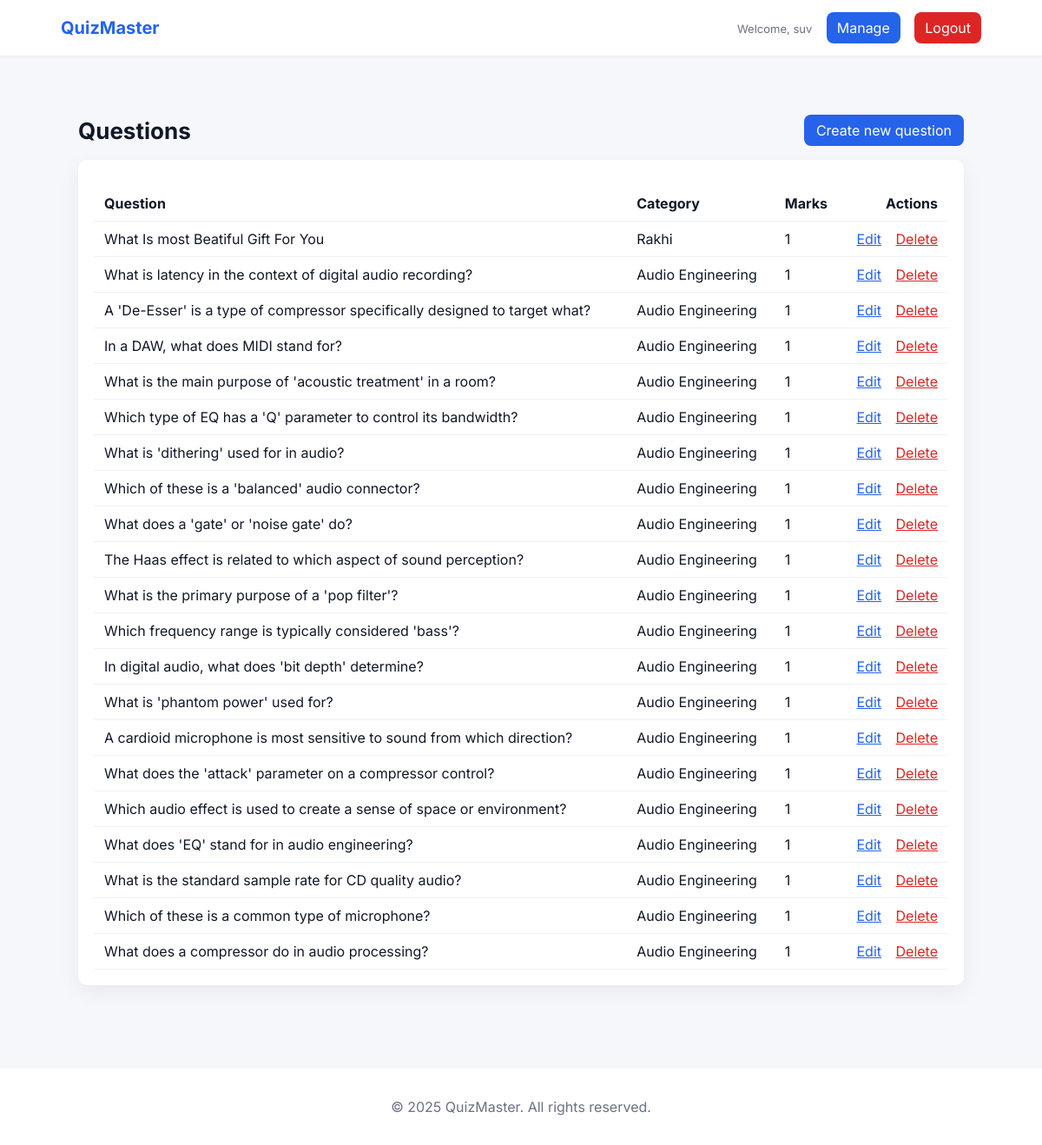
The app's page /host/questions/ (signed in) with its own data.
### Quiz_App/models.py (models this page shows, shortened)
class Question(models.Model):
    category = models.ForeignKey(
        Category,
        related_name='questions', # Allows accessing questions from a category object, e.g., category.questions.all()
        on_delete=models.CASCADE,
        help_text="The category this question belongs to."
    )
    question_text = models.CharField(max_length=255, help_text="The text of the question.")
    marks = models.IntegerField(default=1, help_text="The points awarded for a correct answer.")
    created_at = models.DateTimeField(auto_now_add=True, help_text="The date and time this question was created.")
    class Meta:
        ordering = ['-created_at']

class Category(models.Model):
    name = models.CharField(max_length=100, unique=True, help_text="The name of the quiz category.")
    class Meta:
        ordering = ['name']
        verbose_name_plural = "Categories"

### Quiz_App/host_views.py (the view)
    def _wrapped(request, *args, **kwargs):
        user = request.user
        if not user.is_authenticated:
            return redirect('login')
        if not (user.is_staff or user.groups.filter(name='Host').exists()):
            return HttpResponseForbidden('You do not have permission to access this page.')
        return view_func(request, *args, **kwargs)

### Quiz_App/host_views.py (called while the page is built)
def host_required(view_func):
    def _wrapped(request, *args, **kwargs):
        user = request.user
        if not user.is_authenticated:
            return redirect('login')
        if not (user.is_staff or user.groups.filter(name='Host').exists()):
            return HttpResponseForbidden('You do not have permission to access this page.')
        return view_func(request, *args, **kwargs)
    return _wrapped

@host_required
def question_list(request):
    questions = Question.objects.select_related('category').all()
    return render(request, 'host_panel/question_list.html', {'questions': questions})

### Quiz_App/templates/host_panel/question_list.html (shortened to what this page needs)
{% extends 'Quiz_App/base.html' %}
{% block content %}
<div class="container">
    <div class="kv">
        <h1 class="h1">Questions</h1>
        <a href="{% url 'host_question_create' %}" class="btn">Create new question</a>
    </div>
    <div class="card mt-4">
        <table class="table">
            <thead>
                <tr>
                    <th>Question</th>
                    <th>Category</th>
                    <th>Marks</th>
                    <th style="text-align:right">Actions</th>
                </tr>
            </thead>
            <tbody>
                {% for q in questions %}
                <tr>
                    <td>{{ q.question_text }}</td>
                    <td>{{ q.category.name }}</td>
                    <td>{{ q.marks }}</td>
                    <td style="text-align:right">
                        <a href="{% url 'host_question_edit' q.pk %}" class="btn-inline">Edit</a>
                        <a href="{% url 'host_question_delete' q.pk %}" class="btn-inline" style="color:var(--danger);margin-left:12px">Delete</a>
                    </td>
                </tr>
                {% empty %}
                <tr>
                    <td colspan="4">No questions yet.</td>
                </tr>
                {% endfor %}
            </tbody>
        </table>
    </div>
</div>
{% endblock %}

### Quiz_App/templates/Quiz_App/base.html (shortened to what this page needs)
{% load static %}
<!DOCTYPE html>
<html lang="en">
<head>
    <link href="{% static 'css/site.css' %}" rel="stylesheet">
</head>
<body>
    <header class="header">
        <div class="header-inner">
            <a href="{% url 'home' %}" class="brand">QuizMaster</a>
            <div class="nav-links">
                {% if user.is_authenticated %}
                    <span class="small">Welcome, {{ user.username }}</span>
                    {% if user.is_staff or user.is_superuser %}
                        <a href="{% url 'host_dashboard' %}" class="btn" style="margin-left:12px">Manage</a>
                    {% endif %}
                    <a href="{% url 'logout' %}" class="btn danger" style="margin-left:12px">Logout</a>
                {% else %}
                    <a href="{% url 'login' %}" class="btn-inline">Login</a>
                    <a href="{% url 'register' %}" class="btn" style="margin-left:12px">Sign Up</a>
                {% endif %}
            </div>
        </div>
    </header>
    <main class="main">
        <div class="container">
            {% block content %}{% endblock %}
        </div>
    </main>
    <footer class="footer">
        <div>
            <p>&copy; 2025 QuizMaster. All rights reserved.</p>
        </div>
    </footer>
</body>
</html>

### Quiz_App/static/css/site.css (style rules this page uses)
:root { --bg:#f5f7fb; --card:#ffffff; --muted:#6b7280; --text:#111827; --primary:#2563eb; --danger:#dc2626; --radius:10px; }
* { box-sizing:border-box }
html,body { height:100%;margin:0;font-family:Inter,system-ui,Segoe UI,Roboto,-apple-system,"Helvetica Neue",Arial;color:var(--text);background:var(--bg) }
.container { max-width:1100px;margin:0 auto;padding:20px }
.header { background:var(--card);box-shadow:0 1px 4px rgba(0,0,0,0.06); }
.header-inner { display:flex;align-items:center;justify-content:space-between;max-width:1100px;margin:0 auto;padding:14px 20px }
.brand { font-weight:700;color:var(--primary);text-decoration:none;font-size:20px }
.nav-links a { margin-left:12px;color:var(--muted);text-decoration:none }
.header .brand { font-weight:700;color:var(--primary);text-decoration:none }
.header .nav-links a { margin-left:12px;color:var(--muted);text-decoration:none }
.header .nav-links a.btn { color:#fff;background:var(--primary);padding:8px 12px;border-radius:8px }
.header .nav-links a.btn.danger { background:var(--danger);color:#fff }
.main { padding:28px 20px }
.footer { background:var(--card);padding:18px 20px;text-align:center;color:var(--muted);margin-top:28px }
.card { background:var(--card);border-radius:var(--radius);padding:18px;box-shadow:0 8px 24px rgba(15,23,42,0.06) }
.h1 { font-size:26px;margin:0 }
.btn { display:inline-block;padding:8px 14px;border-radius:8px;text-decoration:none;color:#fff;background:var(--primary) }
.btn.danger { background:var(--danger) }
.table { width:100%;border-collapse:collapse;margin-top:12px }
.table th,.table td { padding:10px 12px;border-bottom:1px solid #eef2f6;text-align:left }
.small { font-size:13px;color:var(--muted) }
.kv { display:flex;align-items:center;justify-content:space-between }
.mt-4 { margin-top:16px }
.btn-inline { background:transparent;color:var(--primary);border:none;padding:0;cursor:pointer }

### Quiz_App/templates/Quiz_App/base.html (style rules this page uses)
body { font-family: 'Inter', sans-serif; }

### records on screen
Question: question_text "What Is most Beatiful Gift For You", category.name "Rakhi", marks "1"
Question: question_text "What is latency in the context of digital audio recording?", category.name "Audio Engineering", marks "1"
Question: question_text "A 'De-Esser' is a type of compressor specifically designed to target what?", category.name "Audio Engineering", marks "1"
Question: question_text "In a DAW, what does MIDI stand for?", category.name "Audio Engineering", marks "1"
Question: question_text "What is the main purpose of 'acoustic treatment' in a room?", category.name "Audio Engineering", marks "1"
Question: question_text "Which type of EQ has a 'Q' parameter to control its bandwidth?", category.name "Audio Engineering", marks "1"
Question: question_text "What is 'dithering' used for in audio?", category.name "Audio Engineering", marks "1"
Question: question_text "Which of these is a 'balanced' audio connector?", category.name "Audio Engineering", marks "1"
Question: question_text "What does a 'gate' or 'noise gate' do?", category.name "Audio Engineering", marks "1"
Question: question_text "The Haas effect is related to which aspect of sound perception?", category.name "Audio Engineering", marks "1"
Question: question_text "What is the primary purpose of a 'pop filter'?", category.name "Audio Engineering", marks "1"
Question: question_text "Which frequency range is typically considered 'bass'?", category.name "Audio Engineering", marks "1"
Question: question_text "In digital audio, what does 'bit depth' determine?", category.name "Audio Engineering", marks "1"
Question: question_text "What is 'phantom power' used for?", category.name "Audio Engineering", marks "1"
Question: question_text "A cardioid microphone is most sensitive to sound from which direction?", category.name "Audio Engineering", marks "1"
Question: question_text "What does the 'attack' parameter on a compressor control?", category.name "Audio Engineering", marks "1"
Question: question_text "Which audio effect is used to create a sense of space or environment?", category.name "Audio Engineering", marks "1"
Question: question_text "What does 'EQ' stand for in audio engineering?", category.name "Audio Engineering", marks "1"
Question: question_text "What is the standard sample rate for CD quality audio?", category.name "Audio Engineering", marks "1"
Question: question_text "Which of these is a common type of microphone?", category.name "Audio Engineering", marks "1"
Question: question_text "What does a compressor do in audio processing?", category.name "Audio Engineering", marks "1"

### other values on screen
{{ user.username }} "suv"
